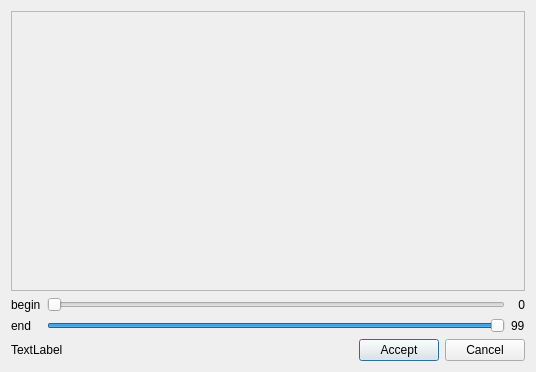
<?xml version="1.0" encoding="UTF-8"?>
<ui version="4.0">
 <class>ImportData</class>
 <widget class="QDialog" name="ImportData">
  <property name="geometry">
   <rect>
    <x>0</x>
    <y>0</y>
    <width>536</width>
    <height>372</height>
   </rect>
  </property>
  <property name="windowTitle">
   <string>Import Data from CSV files</string>
  </property>
  <layout class="QVBoxLayout" name="verticalLayout">
   <item>
    <widget class="QStackedWidget" name="stackedWidget">
     <property name="sizePolicy">
      <sizepolicy hsizetype="Preferred" vsizetype="Expanding">
       <horstretch>0</horstretch>
       <verstretch>0</verstretch>
      </sizepolicy>
     </property>
     <property name="frameShape">
      <enum>QFrame::StyledPanel</enum>
     </property>
     <property name="frameShadow">
      <enum>QFrame::Raised</enum>
     </property>
    </widget>
   </item>
   <item>
    <layout class="QGridLayout">
     <item row="0" column="0">
      <widget class="QLabel" name="label">
       <property name="text">
        <string>begin</string>
       </property>
      </widget>
     </item>
     <item row="0" column="2">
      <widget class="QLabel" name="lbl_initpoint">
       <property name="layoutDirection">
        <enum>Qt::LeftToRight</enum>
       </property>
       <property name="text">
        <string>0</string>
       </property>
       <property name="alignment">
        <set>Qt::AlignRight|Qt::AlignTrailing|Qt::AlignVCenter</set>
       </property>
      </widget>
     </item>
     <item row="1" column="0">
      <widget class="QLabel" name="label_2">
       <property name="text">
        <string>end</string>
       </property>
      </widget>
     </item>
     <item row="1" column="2">
      <widget class="QLabel" name="lbl_endpoint">
       <property name="text">
        <string>99</string>
       </property>
      </widget>
     </item>
     <item row="0" column="1">
      <widget class="QSlider" name="slider_initpoint">
       <property name="orientation">
        <enum>Qt::Horizontal</enum>
       </property>
      </widget>
     </item>
     <item row="1" column="1">
      <widget class="QSlider" name="slider_endpoint">
       <property name="minimum">
        <number>2</number>
       </property>
       <property name="value">
        <number>99</number>
       </property>
       <property name="orientation">
        <enum>Qt::Horizontal</enum>
       </property>
      </widget>
     </item>
    </layout>
   </item>
   <item>
    <layout class="QHBoxLayout" name="horizontalLayout">
     <item>
      <widget class="QLabel" name="lbl_output">
       <property name="text">
        <string>TextLabel</string>
       </property>
      </widget>
     </item>
     <item>
      <spacer name="horizontalSpacer">
       <property name="orientation">
        <enum>Qt::Horizontal</enum>
       </property>
       <property name="sizeHint" stdset="0">
        <size>
         <width>40</width>
         <height>20</height>
        </size>
       </property>
      </spacer>
     </item>
     <item>
      <widget class="QPushButton" name="pb_accept">
       <property name="text">
        <string>Accept</string>
       </property>
      </widget>
     </item>
     <item>
      <widget class="QPushButton" name="pb_cancel">
       <property name="text">
        <string>Cancel</string>
       </property>
      </widget>
     </item>
    </layout>
   </item>
  </layout>
 </widget>
 <resources/>
 <connections>
  <connection>
   <sender>slider_initpoint</sender>
   <signal>sliderMoved(int)</signal>
   <receiver>lbl_initpoint</receiver>
   <slot>setNum(int)</slot>
   <hints>
    <hint type="sourcelabel">
     <x>275</x>
     <y>527</y>
    </hint>
    <hint type="destinationlabel">
     <x>517</x>
     <y>527</y>
    </hint>
   </hints>
  </connection>
  <connection>
   <sender>slider_endpoint</sender>
   <signal>sliderMoved(int)</signal>
   <receiver>lbl_endpoint</receiver>
   <slot>setNum(int)</slot>
   <hints>
    <hint type="sourcelabel">
     <x>275</x>
     <y>552</y>
    </hint>
    <hint type="destinationlabel">
     <x>517</x>
     <y>552</y>
    </hint>
   </hints>
  </connection>
 </connections>
</ui>
